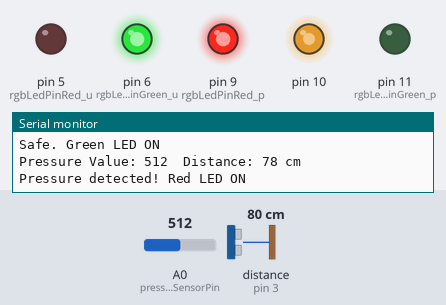
A sketch run on a simulated Arduino Uno, built with avr-gcc and run on an emulated ATmega328P. Parts: output pins drawn as LEDs (lit = HIGH), the last lines printed to the serial monitor. Wiring (inferred from the names in the program): ultrasonic range finder: trigger pin 2; echo pin 3. Inputs (shaded band) come from the test bench; at power-on: distance to the obstacle (sensor on pin 3) 80 cm, A0 (pressureSensorPin) = 512. The echo pulse lasts 58.3 µs per cm; pins used as bus, display or sensor lines are not drawn.

Above: at 1.2 s.
1.3 s: distance to the obstacle (sensor on pin 3) set to 24 cm
2.8 s: distance to the obstacle (sensor on pin 3) set to 20 cm
At 3.7 s:
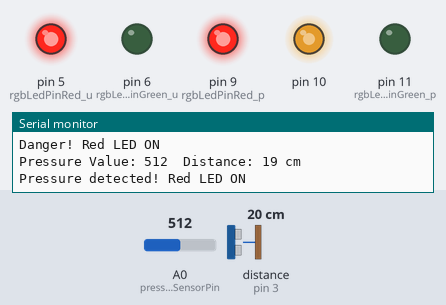
4.4 s: A0 (pressureSensorPin) set to 485
At 5.7 s:
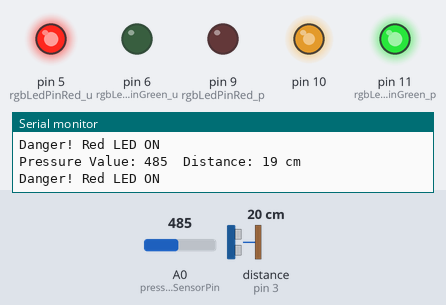
6.0 s: distance to the obstacle (sensor on pin 3) set to 250 cm
At 6.9 s:
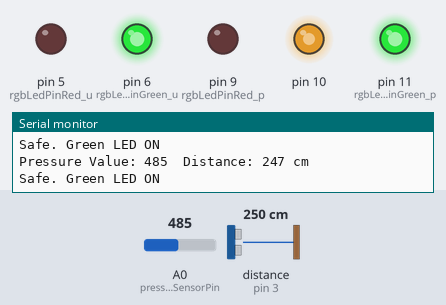
7.6 s: distance to the obstacle (sensor on pin 3) set to 2 cm
At 8.0 s:
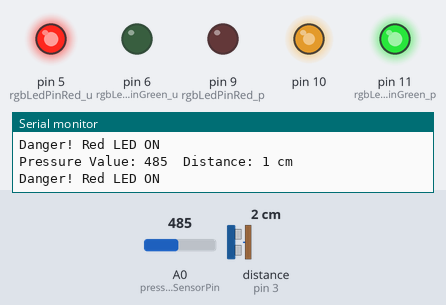
9.1 s: distance to the obstacle (sensor on pin 3) set to 35 cm
At 9.7 s:
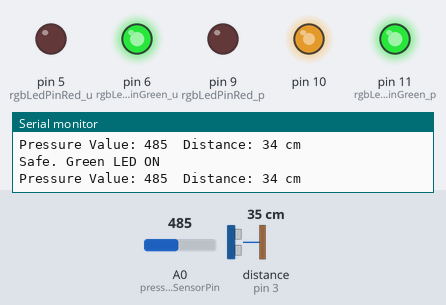
Timing chart, 0 to 11.7 s (numbered marks = the images above; inputs shaded):
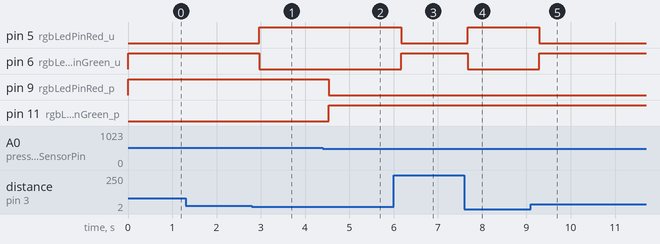

Measured:
- the behaviour switches between 22 and 21 cm on distance to the obstacle (sensor on pin 3) (found by bisection; images 0 and 1)
- the behaviour switches between 501 and 500 on A0 (pressureSensorPin) (found by bisection; images 1 and 2)
- after the input at 2.8 s, pin 5 (rgbLedPinRed_u): LOW → HIGH after 0.16 s; pin 6 (rgbLedPinGreen_u): HIGH → LOW after 0.16 s
- after the input at 4.4 s, pin 9 (rgbLedPinRed_p): HIGH → LOW after 0.14 s; pin 11 (rgbLedPinGreen_p): LOW → HIGH after 0.14 s
- after the input at 6.0 s, pin 5 (rgbLedPinRed_u): HIGH → LOW after 0.17 s; pin 6 (rgbLedPinGreen_u): LOW → HIGH after 0.17 s
- after the input at 7.6 s, pin 5 (rgbLedPinRed_u): LOW → HIGH after 0.07 s; pin 6 (rgbLedPinGreen_u): HIGH → LOW after 0.07 s
- after the input at 9.1 s, pin 5 (rgbLedPinRed_u): HIGH → LOW after 0.18 s; pin 6 (rgbLedPinGreen_u): LOW → HIGH after 0.18 s

The sketch:

IOT_Project.ino
```cpp
//Pressure Sensor Initializations
const int pressureSensorPin = A0; // Analog pin for the pressure sensor
const int rgbLedPinRed_p = 9;      // Digital pin for the red component of the RGB LED
const int rgbLedPinGreen_p = 11;    // Digital pin for the green component of the RGB LED


//Ultrasound Sensor Initializations
const int trigPin = 2;  // Digital pin for the ultrasonic sensor trigger
const int echoPin = 3;  // Digital pin for the ultrasonic sensor echo
const int rgbLedPinRed_u = 5;    // Digital pin for the red component of the RGB LED
const int rgbLedPinGreen_u = 6;  // Digital pin for the green component of the RGB LED

//Thresholds
const int pressureThreshold = 500; // Adjust this value based on your sensor and requirements
const int redThreshold = 20;  // Adjust this value based on your distance requirement (in centimeters)


void setup() {
  //Pressure Sensor Setup
  pinMode(rgbLedPinRed_p, OUTPUT);
  pinMode(rgbLedPinGreen_p, OUTPUT);
  Serial.begin(9600);
  analogWrite(10, 192);

  //Ultrasound Sensor Setup
  pinMode(trigPin, OUTPUT);
  pinMode(echoPin, INPUT);
  pinMode(rgbLedPinRed_u, OUTPUT);
  pinMode(rgbLedPinGreen_u, OUTPUT);
  digitalWrite(1, HIGH);
  digitalWrite(4, LOW);
}

void loop() {
  int pressureValue = analogRead(pressureSensorPin);

  digitalWrite(trigPin, LOW);
  delayMicroseconds(2);
  digitalWrite(trigPin, HIGH);
  delayMicroseconds(10);
  digitalWrite(trigPin, LOW);
  long duration = pulseIn(echoPin, HIGH);
  int distance = duration * 0.034 / 2;


  // Print the pressure value to the Serial Monitor for debugging
  Serial.print("Pressure Value: ");
  Serial.print(pressureValue);
  Serial.print("\t");
  Serial.print("Distance: ");
  Serial.print(distance);
  Serial.println(" cm");


  if (pressureValue > pressureThreshold) {
    digitalWrite(rgbLedPinRed_p, HIGH);   // Turn on the red component
    digitalWrite(rgbLedPinGreen_p, LOW);  // Turn off the green component
    Serial.println("Pressure detected! Red LED ON");
  } else {
    digitalWrite(rgbLedPinRed_p, LOW);    // Turn off the red component
    digitalWrite(rgbLedPinGreen_p, HIGH);  // Turn on the green component
  }

  if (distance <= redThreshold) {
    digitalWrite(rgbLedPinRed_u, HIGH);    // Turn on the red component
    digitalWrite(rgbLedPinGreen_u, LOW);   // Turn off the green component
    Serial.println("Danger! Red LED ON");
  } else {
    digitalWrite(rgbLedPinRed_u, LOW);     // Turn off the red component
    digitalWrite(rgbLedPinGreen_u, HIGH);  // Turn on the green component
    Serial.println("Safe. Green LED ON");
  }

  delay(200); // Adjust the delay as needed
}
```
